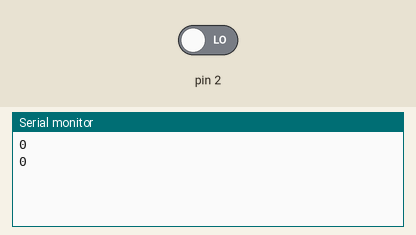
Bench run of a sketch on a simulated Arduino Uno, built with avr-gcc and run on an emulated ATmega328P. On the bench: the last lines printed to the serial monitor. The test bench sets the inputs (shaded band); at power-on: pin 2 LOW.

Above: at 1.2 s.
1.3 s: pin 2 driven HIGH
At 2.4 s:
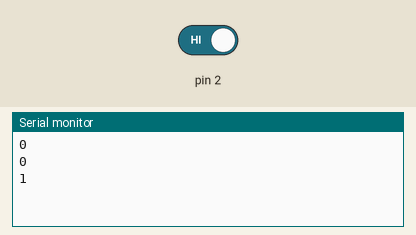
2.8 s: pin 2 driven LOW
At 3.8 s:
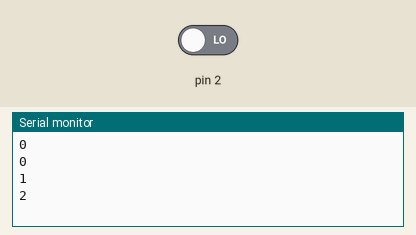
Timing chart, 0 to 5.8 s (numbered marks = the images above; inputs shaded):
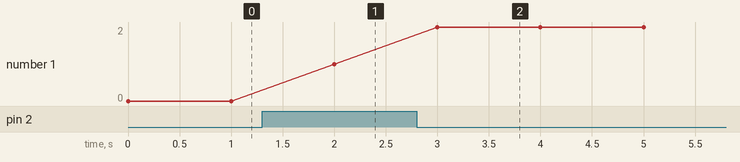

Measured:
- after the input at 1.3 s, the serial monitor: prints a new line after 0.70 s (image 1)
- after the input at 2.8 s, the serial monitor: prints a new line after 0.20 s (image 2)
- plotted number 1: 0 → 1 after the input at 1.3 s, 1 → 2 after the input at 2.8 s

The sketch:

button_count_interrupt.ino
```cpp
int count = 0;

void setup() {
  Serial.begin(9600);
  attachInterrupt(0, counting, CHANGE);
}
void loop() {
  Serial.println(count);
  delay(1000);
}

void counting() {
  count++;
}
```
